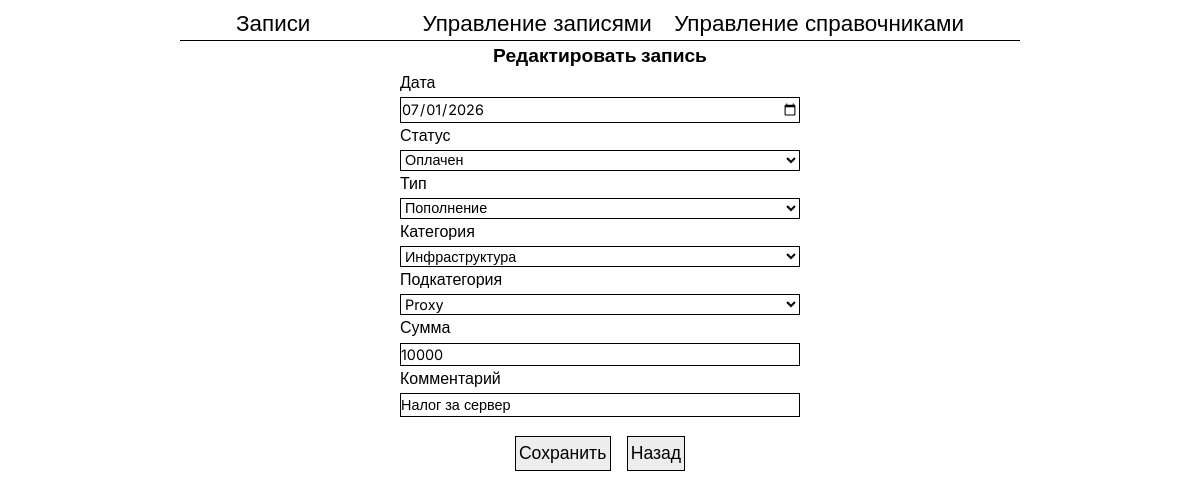
Screenshot of /record_control/24/edit/ with the database file from the repository.
### main/models.py (models this page shows, shortened)
class Record(models.Model):
    date = models.DateField(blank=True, null=True)
    status = models.ForeignKey(Status,on_delete=models.SET_NULL,null=True)
    type = models.ForeignKey(Type,on_delete=models.SET_NULL,null=True)
    category = models.ForeignKey(Category,on_delete=models.SET_NULL,null=True)
    subcategory = models.ForeignKey(Subcategory,on_delete=models.SET_NULL,null=True)
    sum = models.CharField(max_length=100)
    comment = models.TextField(max_length=100, blank=True, null=True)

### main/views.py (the view, shortened to what this page needs)
# urls.py: path('record_control/<int:id>/edit/',views.RecordEditView.as_view(),name="record_edit"),
class RecordEditView(View):
    def get(self,request,id):
        record_que = Record.objects.get(id=id)
        form = RecordForm(instance=record_que)
        context = {
            'form':form,
            'records':Record.objects.all(),
            'types': Type.objects.all(),
            'categories': Category.objects.all(),
            'subcategories': Subcategory.objects.all(),
            'categories_json': json.dumps(list(Category.objects.values('id', 'name', 'type_id'))),
            'subcategories_json': json.dumps(list(Subcategory.objects.values('id', 'name', 'category_id'))),
        }
        return render(request,'main/record_control__edit.html',context)

### main/forms.py
class RecordForm(forms.ModelForm):
    sum = forms.IntegerField(
        min_value=0,
        max_value=1000000000
    )
    class Meta:
        model = Record
        fields = ['date', 'status','type','category','subcategory','sum','comment']
        widgets = {
            'date': forms.DateInput(attrs={'type': 'date'}),
            'comment': forms.TextInput(attrs={'placeholder': 'Введите комментарий'}),
        }

### main/models.py (called while the page is built)
    def __str__(self):
        return self.name

    def __str__(self):
        return self.name

    def __str__(self):
        return self.name

    def __str__(self):
        return self.name

### main/templates/main/record_control__edit.html (shortened to what this page needs)
{% extends "main/bp.html" %}
{% load static %}
{% block link_style%} <link rel="stylesheet" href="{% static 'main/record_control__edit.css'%}"/> {% endblock%}
{% block content%}
<form method="POST" class='form'>
    <h2 class="form__title">Редактировать запись</h2>
    <div class="form__box">
        <label class="form__label">Дата</label>
        {{ form.date }}
    </div>
    <div class="form__box">
        <label class="form__label">Статус</label>
        {{ form.status }}
    </div>
    <div class="form__box">
        <label class="form__label">Тип</label>
        {{ form.type }}
    </div>
    <div class="form__box" >
        <label class="form__label">Категория</label>
        {{ form.category }}
    </div>
    <div class="form__box">
        <label class="form__label">Подкатегория</label>
        {{ form.subcategory }}
    </div>
    <div class="form__box">
        <label class="form__label">Сумма</label>
        {{ form.sum }}
    </div>
    <div class="form__box">
        <label class="form__label">Комментарий</label>
        {{ form.comment }}
    </div>
    <div class="form__buttons">
        <button type="submit" href="{% url "record_control" %}">Сохранить</button>
        <a href="{% url 'record_control' %}">Назад</a>
    </div>
    </form>
{% endblock%}

### main/static/main/style.css (style rules this page uses)
*, *::before, *::after { margin: 0; padding: 0; box-sizing: border-box; }
html { font-size: 16px; line-height: 1.5; }
body { -webkit-font-smoothing: antialiased; -moz-osx-font-smoothing: grayscale; }
h1, h2, h3, h4, h5, h6, p { overflow-wrap: break-word; font-weight: normal; font-size: inherit; }
a { text-decoration: none; color: inherit; }
input, button, textarea, select { font: inherit; margin: 0; padding: 0; border: none; outline: none; background: none; color: inherit; }
button { cursor: pointer; }

### main/static/main/record_control__edit.css (style rules this page uses)
.form { display: flex; flex-direction: column; align-items: center; }
.form__title { text-align: center; font-weight: bold; font-size: 1.2rem; }
.form__box input, .form__box select, .form__box textarea { border: 1px solid black; font-size: 0.9rem; width: 25rem; }
.form__box { display: flex; flex-direction: column; gap: 0.2rem; }
.form button, .form a { display: block; border:black 1px solid; width: 100%; background: #ededed; padding: 0.2rem; }
.form__buttons { margin-top: 1rem; display: flex; gap: 1rem; padding: 0.2rem; font-size: 1.1rem; }

### rows the page displays
Record: date "07/01/2026", status "Оплачен", type "Пополнение", category "Инфраструктура", subcategory "Proxy", sum "10000", comment "Налог за сервер"
